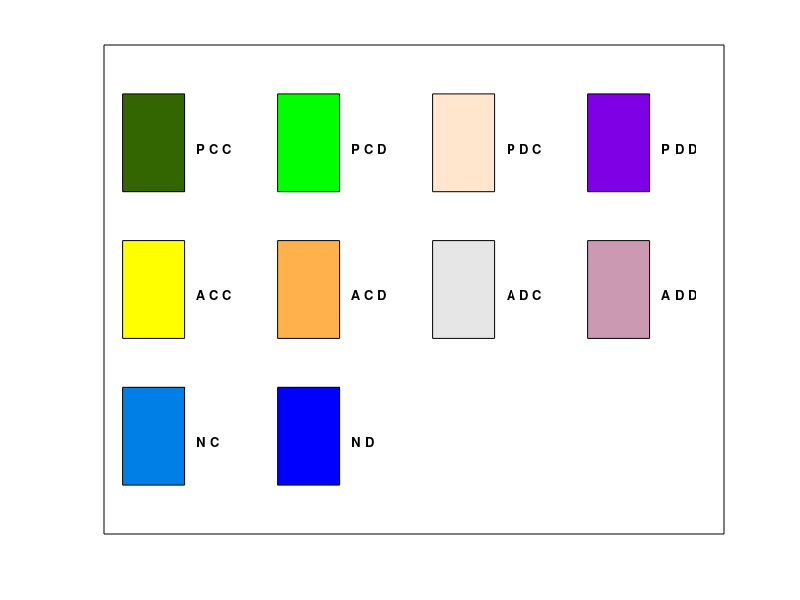

Recreate this plot in MATLAB.


function plot_legend


h=figure(1);
set(h(1),'WindowStyle','normal');
set(h(1),'Position',[1 1 700 700]);
set(h(1),'PaperPosition',[0 0 15 15]);
clf reset;


subplot(1,1,1); axis off;
h=rectangle('Position',[0 0 1 1]);
box
%set(h(1),'FaceColor',[1 1 1]);
hold all;

for k=1:4
    [colorS,binS]=Scolor(k);
    h=rectangle('Position',[0.03+(k-1)*0.25 0.7  0.1 0.2]);
    set(h(1),'FaceColor',colorS);
    text(0.15+(k-1)*0.25, 0.79,['\fontsize{13}' binS]);
end
for k=5:8
    [colorS,binS]=Scolor(k);
    h=rectangle('Position',[0.03+(k-5)*0.25 0.4  0.1 0.2]);
    set(h(1),'FaceColor',colorS);
    text(0.15+(k-5)*0.25, 0.49,['\fontsize{13}' binS]);
end
for k=9:10
    [colorS,binS]=Scolor(k);
    h=rectangle('Position',[0.03+(k-9)*0.25 0.1  0.1 0.2]);
    set(h(1),'FaceColor',colorS);
    text(0.15+(k-9)*0.25, 0.19,['\fontsize{13}' binS]);
end


clear;

end


function [colorS,binS]=Scolor(k)

switch k
    case 1
        colorS=[0.2 0.4 0];
        binS='\bf{P C C}';
    case 2
        colorS=[0 1 0];
        binS='\bf{P C D}';
    case 3
        colorS=[1 0.9 0.8];
        binS='\bf{P D C}';
    case 4
        colorS=[0.5 0 0.9];
        binS='\bf{P D D}';
    case 5
        colorS=[1 1 0];
        binS='\bf{A C C}';
    case 6
        colorS=[1 0.7 0.3];
        binS='\bf{A C D}';
    case 7
        colorS=[0.9 0.9 0.9];
        binS='\bf{A D C}';
    case 8
        colorS=[0.8 0.6 0.7];
        binS='\bf{A D D}';
    case 9
        colorS=[0 0.5 0.9];
        binS='\bf{N C}';
    case 10
        colorS=[0 0 1];
        binS='\bf{N D}';
        
        
%    case 11
%        colorS=[1 0.8 1];
%        binS='\bf{1010}';
%    case 12
%        colorS=[0.6 0.5 0.4];
%        binS='\bf{1011}';
%    case 13
%        colorS=[0 0.8 1];
%        binS='\bf{1100}';
%    case 14
%        colorS=[0.6 0.2 0];
%        binS='\bf{1101}';
%    case 15
%        colorS=[0.78 0.12 0.04 ];
%        binS='\bf{1110}';
%    case 16
%        colorS=[1 0 0];
%        binS='\bf{1111}';       
end 

end

